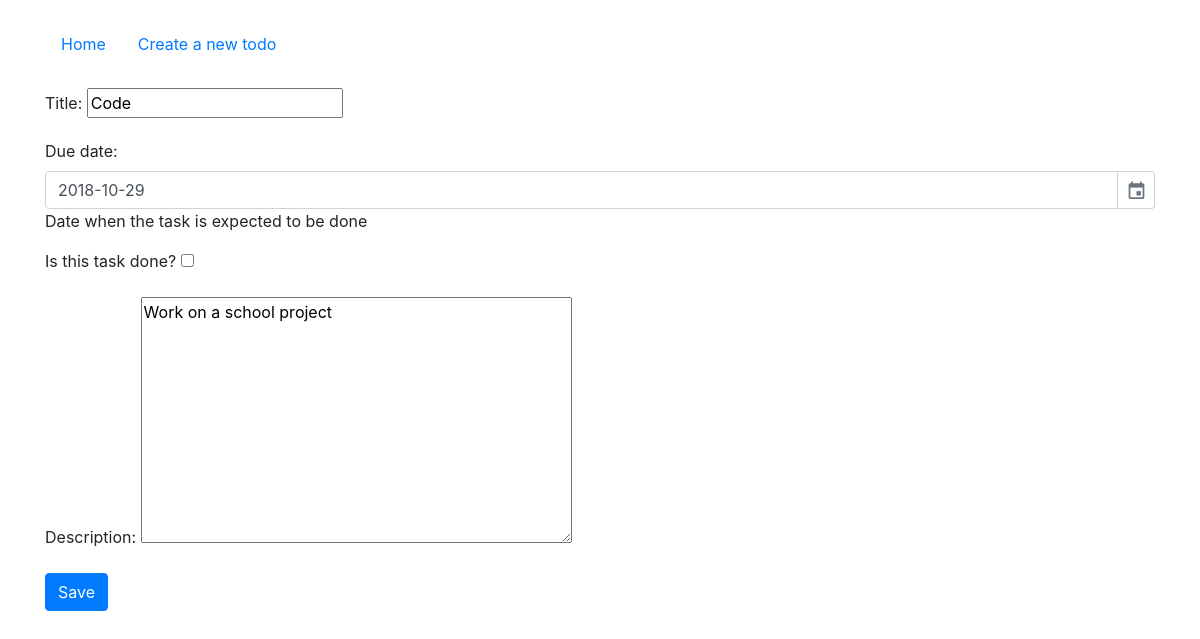
Page /todo/1/update on the earlier database version.
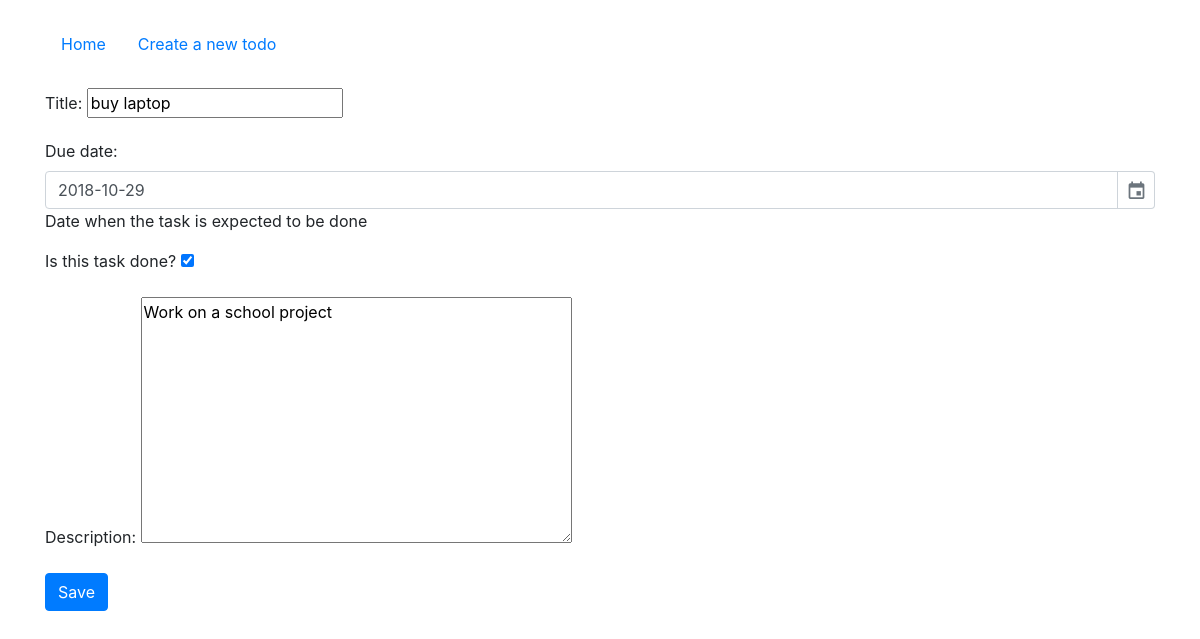
Same page on the later database version.
### main/models.py (models this page shows, shortened)
class Todo(models.Model):
    title = models.CharField(max_length=255)
    due_date = models.DateField()
    done = models.BooleanField(default=False)
    description = models.TextField()

### main/views.py (the view)
# urls.py: path('todo/<int:pk>/update', TodoUpdateView.as_view(), name='todo_update'),
class TodoUpdateView(SuccessMessageMixin, UpdateView):
    model = Todo
    form_class = TodoForm
    template_name = 'main/todo.html'
    success_url = reverse_lazy('index')
    success_message = 'Todo has been updated successfully.'

### main/forms.py (shortened to what this page needs)
class TodoForm(forms.ModelForm):
    class Meta:
        model = Todo
        fields = ('__all__')
        labels = {
            'done': 'Is this task done?'
        }
        help_texts = {
            'due_date': 'Date when the task is expected to be done'
        }

### main/templates/main/todo.html (shortened to what this page needs)
{% extends "main/base.html" %}
{% load crispy_forms_tags %}
{% block main_content %}
<form action="" method="POST">
  {{ form|crispy }}
  <button class="btn btn-primary" type="submit" name="button">Save</button>
</form>
{% endblock main_content %}

Differences in the rows shown:
changed Todo "Work on a school project": title "Code" → "buy laptop"; done "☐" → "☑"
